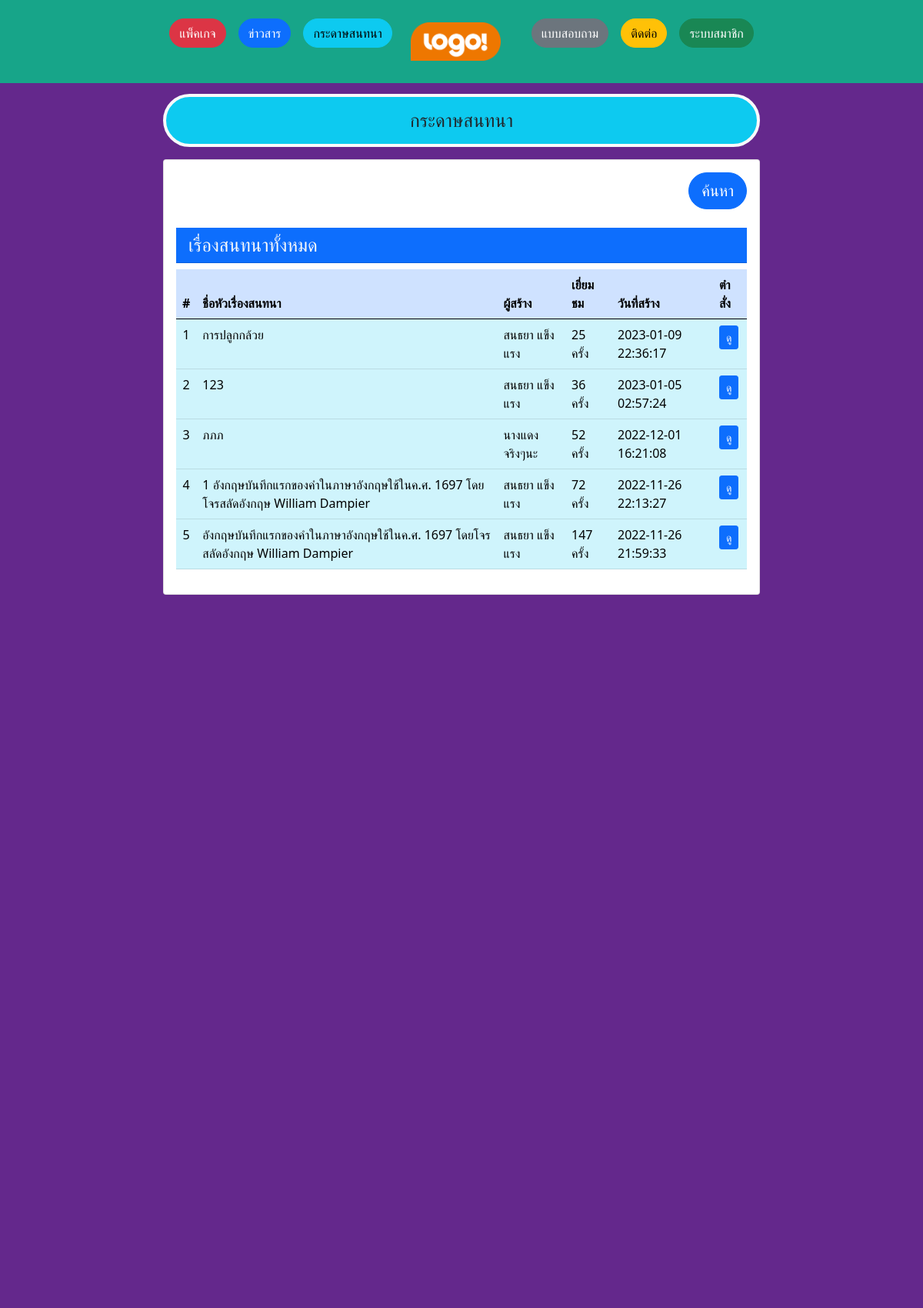
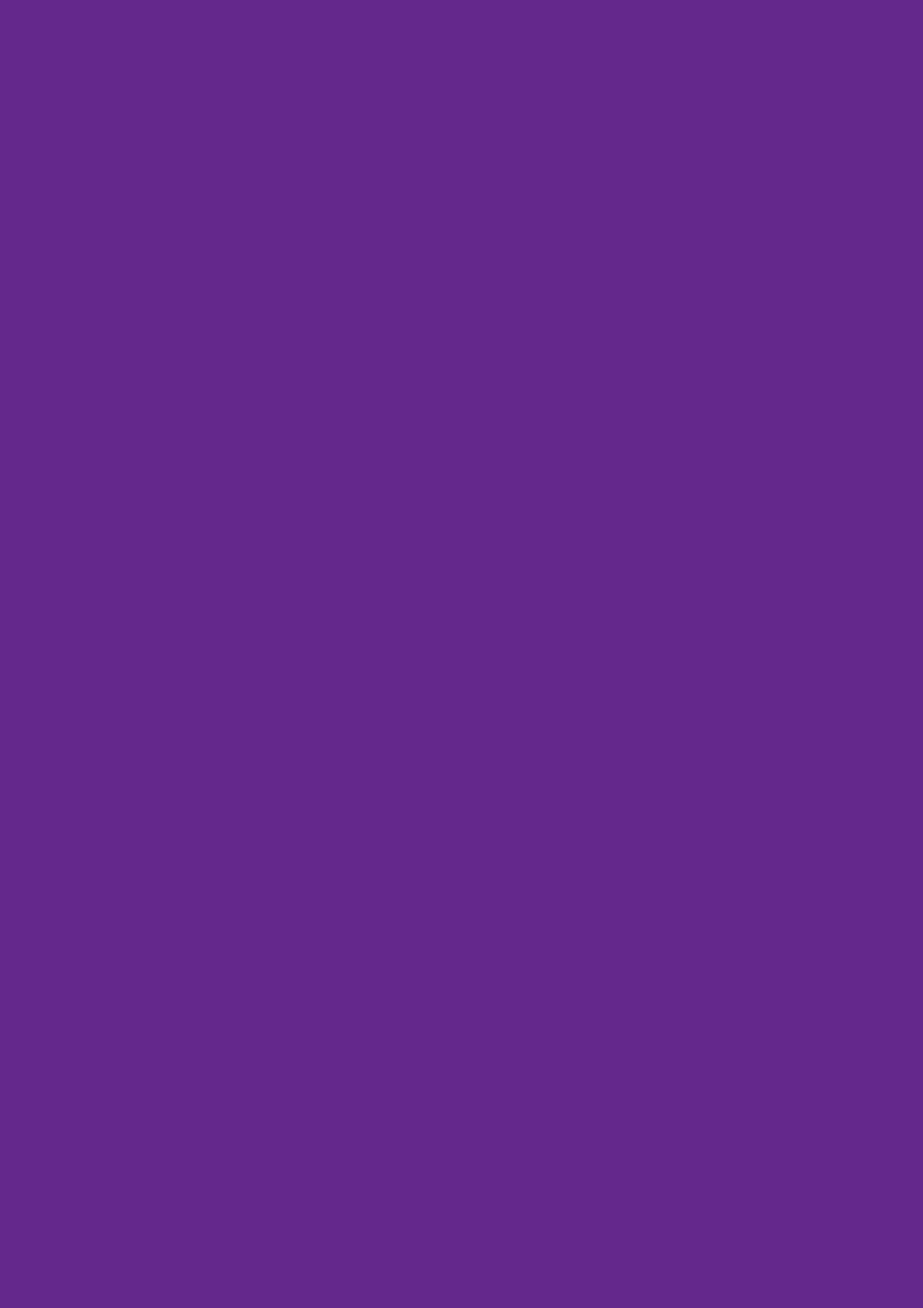
Screenshot of /show-all-webboard.php (upper part) with the database file from the repository (2 pictures, top to bottom).
### tables this page shows
CREATE TABLE `webboard` (
  `id_webboard` int(5) NOT NULL,
  `id_user` int(5) NOT NULL,
  `topic_webboard` varchar(255) NOT NULL,
  `detail_webboard` text NOT NULL,
  `pic_webboard` varchar(100) NOT NULL,
  `webboard_datetime` datetime NOT NULL,
  `view_webboard` int(5) NOT NULL DEFAULT '0'
);

CREATE TABLE `users` (
  `id_user` int(5) NOT NULL COMMENT 'รหัส',
  `usernames` varchar(50) NOT NULL COMMENT 'ชื่อผู้ใช้งาน',
  `passwords` varchar(50) NOT NULL COMMENT 'รหัสผ่าน',
  `fname` varchar(100) NOT NULL COMMENT 'ชื่อ',
  `lname` varchar(100) NOT NULL COMMENT 'นามสกุล',
  `tel` text NOT NULL,
  `address` text NOT NULL COMMENT 'ที่อยู่',
  `pic` varchar(100) NOT NULL DEFAULT 'pic_default.jpg' COMMENT 'รูป',
  `birthday` date NOT NULL,
  `user_level` int(1) NOT NULL DEFAULT '0' COMMENT 'ระดับผู้ใช้งาน'
);

### show-all-webboard.php (the view, shortened to what this page needs)
<?php
	require('dbcon.php');
?>
<!DOCTYPE html>
<html lang="en">
  <head>
       <link href="css/bootstrap.min.css" rel="stylesheet">
</head>
  <body style="height: 5000px; padding-top: 50px;background: rgb(100, 40, 140);">
  <div class="container-fluid">
		  <?php include 'nav-index-all.php'; ?>
        <div class="row my-5 justify-content-center " id="show-webboard">
          <div class="col-md-12 col-lg-8 col-sm-12">
            <div class="alert bg-info rounded-pill border-4 border-light h4 text-center">กระดาษสนทนา</div>
          <div class="card">
            <div class="card-body">
              <div class="form-group mb-5">
                <a href="#search-webboard" class="btn btn-primary btn-lg rounded-pill float-end" data-bs-toggle="modal">ค้นหา</a>
              </div>
              <br>
              <h4 class="bg-primary text-light card-header mb-2">เรื่องสนทนาทั้งหมด</h4>
              <table class="table table-hover table-info">
                <thead>
                  <tr class="table-primary">
                    <th class="text-center">#</th>
                    <th scope="col">ชื่อหัวเรื่องสนทนา</th>
                    <th scope="col">ผู้สร้าง</th>
                    <th scope="col">เยี่ยมชม</th>
                    <th scope="col">วันที่สร้าง</th>
                    <th scope="col">ตำสั่ง</th>
                  </tr>
                </thead>
                <tbody>
                  <?php
                if (isset($_SESSION['search_webboard'])) {
                  $search_webboard=$_SESSION['search_webboard'];
                  $sql="SELECT * FROM webboard,users WHERE (topic_webboard LIKE '%$search_webboard%' or detail_webboard LIKE '%$search_webboard%') and users.id_user=webboard.id_user ORDER BY webboard.id_webboard DESC";
                }else{
                  $sql = "SELECT * FROM webboard,users WHERE users.id_user=webboard.id_user ORDER BY webboard.id_webboard DESC";
                }
                $result=mysqli_query($conn,$sql);
                if ($count==0) { ?>
                <?php }
                $i=1;
                  while( $row = mysqli_fetch_object($result)){
                   ?>
                  <tr>
                    <td class="text-center"><?php echo $i++; ?></td>
                    <td><?php echo $row->topic_webboard ?></td>
                    <td><?php echo $row->fname." ".$row->lname; ?></td>
                    <td><?php echo $row->view_webboard." ครั้ง"; ?></td>
                    <td><?php echo $row->webboard_datetime; ?></td>
                    <td>
                      <a href="show-webboard-detail.php?id_webboard=<?php echo $row->id_webboard;?>" class="btn btn-primary btn-sm">ดู</a>
                    </td>
                  </tr>
                <?php } ?>
                </tbody>
              </table>
            </div>
          </div>
          </div>
        </div>
  </div>
</body>
</html>

### rows the page displays
webboard: topic_webboard "การปลูกกล้วย", id_user.fname "สนธยา", id_user.lname "แข็งแรง", view_webboard "25", webboard_datetime "2023-01-09 22:36:17"
webboard: topic_webboard "123", id_user.fname "สนธยา", id_user.lname "แข็งแรง", view_webboard "36", webboard_datetime "2023-01-05 02:57:24"
webboard: topic_webboard "ภภภ", id_user.fname "นางแดง", id_user.lname "จริงๆนะ", view_webboard "52", webboard_datetime "2022-12-01 16:21:08"
webboard: topic_webboard "1 อังกฤษบันทึกแรกของคำในภาษาอังกฤษใช้ในค.ศ. 1697 โดยโจรสลัดอังกฤษ William Dampier", id_user.fname "สนธยา", id_user.lname "แข็งแรง", view_webboard "72", webboard_datetime "2022-11-26 22:13:27"
webboard: topic_webboard "อังกฤษบันทึกแรกของคำในภาษาอังกฤษใช้ในค.ศ. 1697 โดยโจรสลัดอังกฤษ William Dampier", id_user.fname "สนธยา", id_user.lname "แข็งแรง", view_webboard "147", webboard_datetime "2022-11-26 21:59:33"
